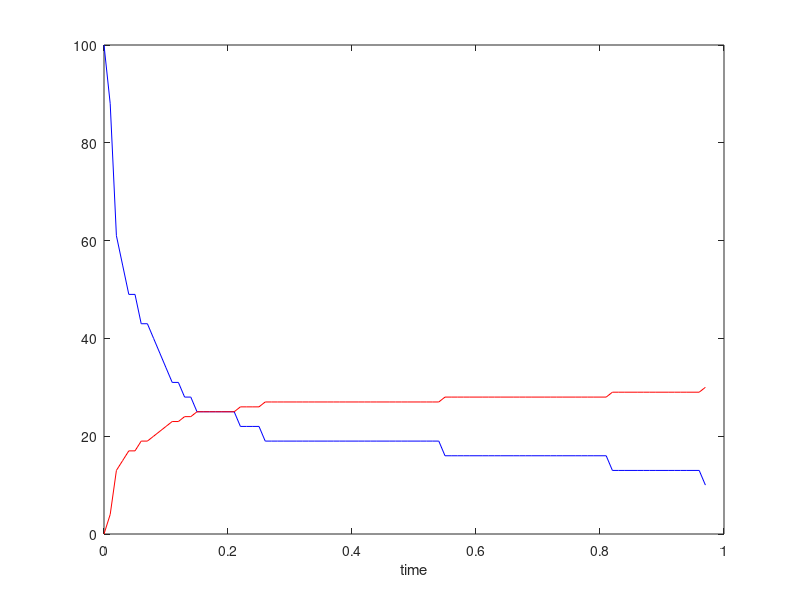

The MATLAB script that drew this image: (Note: this script raises an error after producing the figure.)
%  3A --> D
% Simulating 3rd order kinetics using my agent-based algorithm.
% The integrated rate law for this rx is:
% A/Ao = sqrt( 1 / (2 * 3 * k * Ao^2 * t + 1))
% This is used to calculate the probability of rx for time duration dt.
% Notice that the stoichiometric coeeficient, 3, is omitted from the
% the expression for P, since P is evaluated for each molecule
% separately from the others, and the correct number of molecules is
% marked as reacted when rand < P.

% Author: Alex Plakantonakis,   Copyright (c) 2019-2024.           License: GNU GPLv3

clear; clc;                             tic
rng(0);

global k dif_canon;       % Bimolecular microscopic kinetic constant [units: 1/sec];

dif_canon = 0;

% Avonum = 6.02e+23;      % Avogadro's number
% km = 1;      % Bimolecular molar kinetic constant [units: 1 /(M sec)];
% V = 10^-21;          % Volume in Liters
% k = km /(Avonum*V)^2;

k = 0.001;
%% Initial number of reactant molecules
agents = 100;
Ao = agents;                                Dmax = Ao;
% Arrays for tracking reactant and product agent status
A = ones(1,Ao);                             D = zeros(1,Dmax); 
% Initialize time-dependent sum of molecule numbers
At(1) = sum(A);                             Dt(1) = 0;

time(1) = 0;
t = 2;
dt = 1/100;                            % Fixed time step increment
% dt = 1 / (20*k*Ao^2);                   % Fixed time step increment
% The above equation for dt ensures that the initial probability is <1
% The factor of 20 is arbitrary and assures that P(1)<0.05

while At(t-1) > agents/10                     
%     dt = 10  / ( (At(t-1)-1) * (At(t-1)-2) );       % Variable time step increment

%     P(t-1) = k * (At(t-1)-1) * (At(t-1)-2) * dt;     % Differential form
    % Integrated form of P:
    P(t-1) = 1 - sqrt(1 / (2 * k * (At(t-1)-1) * (At(t-1)-2) * dt + 1));
    
    temp = find(A==1);
    for i = 1:size(temp,2)
        if A(temp(i))==1 && rand < P(t-1)
        % First IF condition ensures that an A agent has not already "died" in this time step
            A(temp(i)) = 0;           % First agent A dies
            temp2 = find(A==1);      
            x = ceil(rand(1,2)*size(temp2,2));  % Pick 2 A agents randomly
            A(temp2(x(1))) = 0;        % Second agent A dies
            A(temp2(x(2))) = 0;        % Third agent A dies
            D(temp(i)) = 1;            % Agent D is born!
        end
    end 
    time(t) = time(t-1) + dt;
    At(t) = sum(A);                     Dt(t) = sum(D);
    t = t + 1;
end

figure('Name','3rd Order Rx Time course','NumberTitle','off'); 
plot(time,At,'b',time,Dt,'r');             
xlabel('time');                                         hold on;

% Solve ODE for 3rd order kinetics - Plot Time Courses
tmax=time(t-1);
[ty,y_sol] = ode45(@o3_homo_dif,[0:tmax/100:tmax],[At(1) ; Dt(1)]);
scatter(ty,y_sol(:,1),'xb');                  
scatter(ty,y_sol(:,2),'xr');

legend('A','D');                            hold off;

clear temp temp2 x i;
toc

% Result: 
% - It works for both fixed and variable time step increments. 
% - Works for both the differential and integrated rate law forms
% of the transition probability.
% - Simulation is a little faster when using the integrated form of P
% (surprisingly, compared to previous observations for 1st order rxs)
% by approx. 15%. 
